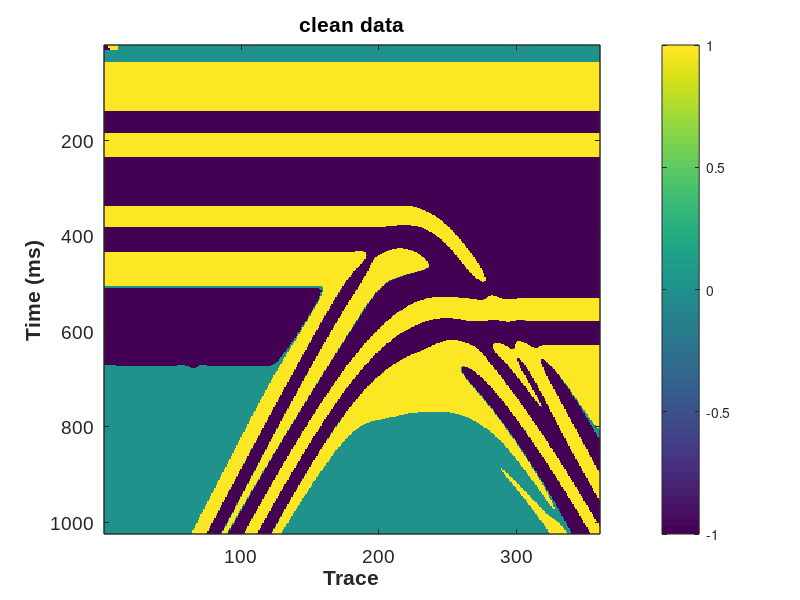
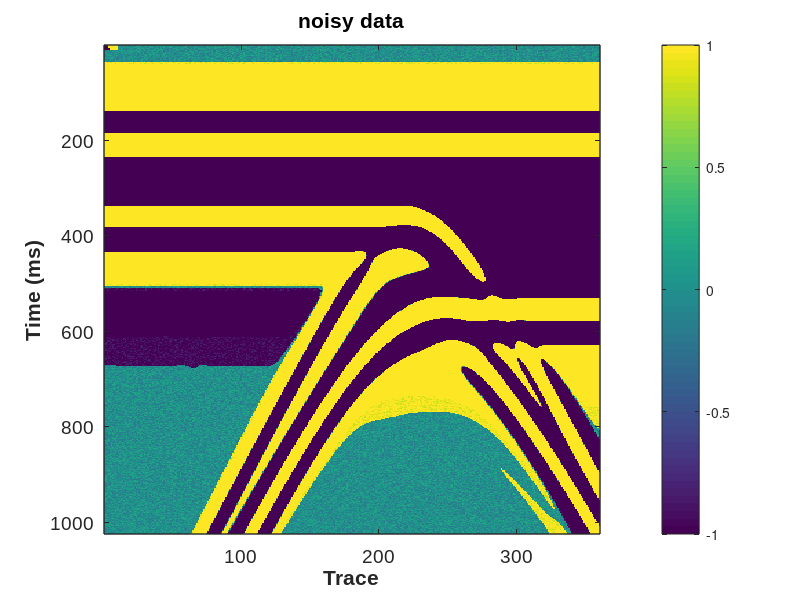

Recreate these plots in MATLAB, in order. (Note: this script raises an error after producing the figures.)
%% Demo for structure-oriented filtering algorithm of 2D data
%
%  The input free parameters of the slope estimation and structural
%  filtering are listed as follows: 
%-------------------------------------------------------------------------
%  1. slope estimation (str_dip2d.m)
%  din: input data for slope estimation
%  niter: number of non-linear iterations (default value 5-10)
%  liter: number of linear iterations (default value 10-20)
%  order: accuracy order of PWD filter (default value 1 or 2)
%  eps_dv: regualrization parameter in the non-linear iteration (default value 0.01)
%  eps_cg: regualrization parameter in the linear iteration (CG) (default value 1)
%  eps_cg: tolerance in the linear iteration (CG) (default value 0.000001)
%  rect:  size of the triangle smoothing operator (default value 5-10)
%  verb: verbosity flag that controls if printing the iteration number of CG (default value 1)
%-------------------------------------------------------------------------
%  2. structural filtering (str_pwsmooth_lop2d.m)
%  dn: noisy data
%  dip: slope field
%  ns: spray radius (smoothing length) (default value 1-4)
%  order: accuracy order of PWD filter (default value 1 or 2)
%  eps: regularization parameter (default value 0.01);
%
% Copyright (c) 2021 by the Society of Exploration Geophysicists.
% You must read and accept usage terms at:
%    https://software.seg.org/disclaimer.txt before use.

%% Generate synthetic data
clear;clc;close all;

% w=str_ricker(30,0.001,0.1);
% t=zeros(300,1000);
% sigma=300;A=100;B=200;
% for i=1:size(t,2)
% k=floor(-A*exp(-(i-size(t,2)/2).^2/sigma.^2)+B);
% if k>0&&k<=size(t,1)
%     t(k,i)=1;
% end
% end
% for i=1:size(t,2)
% data(:,i)=conv(t(:,i),w);
% end
% data=data(:,1:10:end);
% data=data./max(max(data));

% read legacy_originalTrace.dat into data and transpose
data = load('legacy_originalTrace.dat');
data = data';

scnoi=(rand(size(data))*2-1)*0.2;
dn=data+scnoi;


% plot figures
lim1=-1;lim2=1;
x1=100;y1=100;dx=400;dy=500;

figure;imagesc(data);ax = gca;

set(ax, 'CLim', [lim1 lim2]);
set(gcf,'position',[x1,y1,dx,dy]);
colorbar;xlabel('Trace','FontName','Arial','FontWeight','Bold','FontSize',14);
ylabel('Time (ms)','FontName','Arial','FontWeight','Bold','FontSize',14);
set(gca,'FontName','Arial','FontSize',14,'LineWidth',1);
title('clean data');

figure;imagesc(dn);ax = gca;

set(ax, 'CLim', [lim1 lim2]);
set(gcf,'position',[x1,y1,dx,dy]);
colorbar;xlabel('Trace','FontName','Arial','FontWeight','Bold','FontSize',14);
ylabel('Time (ms)','FontName','Arial','FontWeight','Bold','FontSize',14);
set(gca,'FontName','Arial','FontSize',14,'LineWidth',1);
title('noisy data');

%% Slope estimation
dtemp=dn*0;%dtemp is the preprocessed data
for i=1:size(dn,1)
    dtemp(i,:)=smooth(dn(i,:),5);
end

% default parameter values are suitable for most cases
[dip]=str_dip2d(dtemp);

%plot figures
lim1=-1.2;lim2=2.7;
x1=100;y1=100;dx=400;dy=500;
figure;imagesc(dip);colormap(jet);ax = gca;
set(ax, 'CLim', [lim1 lim2]);
set(gcf,'position',[x1,y1,dx,dy]);
colorbar;xlabel('Trace','FontName','Arial','FontWeight','Bold','FontSize',14);
ylabel('Time (ms)','FontName','Arial','FontWeight','Bold','FontSize',14);
set(gca,'FontName','Arial','FontSize',14,'LineWidth',1);
title('slope field');


%% Structural smoothing
r=2;
eps=0.01;
order=2;
% dn is the input noisy data, d1 is the output smoothed data
d1=str_pwsmooth_lop2d(dn,dip,r,order,eps);



%plot figures
lim1=-1;lim2=1;
x1=100;y1=100;dx=400;dy=500;

figure;imagesc(d1);ax = gca;

set(ax, 'CLim', [lim1 lim2]);
set(gcf,'position',[x1,y1,dx,dy]);
colorbar;xlabel('Trace','FontName','Arial','FontWeight','Bold','FontSize',14);
ylabel('Time (ms)','FontName','Arial','FontWeight','Bold','FontSize',14);
set(gca,'FontName','Arial','FontSize',14,'LineWidth',1);
title('denoising result (proposed)');

figure;imagesc(dn-d1);ax = gca;

set(ax, 'CLim', [lim1 lim2]);
set(gcf,'position',[x1,y1,dx,dy]);
colorbar;xlabel('Trace','FontName','Arial','FontWeight','Bold','FontSize',14);
ylabel('Time (ms)','FontName','Arial','FontWeight','Bold','FontSize',14);
set(gca,'FontName','Arial','FontSize',14,'LineWidth',1);
title('removed noise (proposed)');

figure;imagesc(dtemp);ax = gca;

set(ax, 'CLim', [lim1 lim2]);
set(gcf,'position',[x1,y1,dx,dy]);
colorbar;xlabel('Trace','FontName','Arial','FontWeight','Bold','FontSize',14);
ylabel('Time (ms)','FontName','Arial','FontWeight','Bold','FontSize',14);
set(gca,'FontName','Arial','FontSize',14,'LineWidth',1);
title('denoising result (conventional)');

figure;imagesc(dn-dtemp);ax = gca;

set(ax, 'CLim', [lim1 lim2]);
set(gcf,'position',[x1,y1,dx,dy]);
colorbar;xlabel('Trace','FontName','Arial','FontWeight','Bold','FontSize',14);
ylabel('Time (ms)','FontName','Arial','FontWeight','Bold','FontSize',14);
set(gca,'FontName','Arial','FontSize',14,'LineWidth',1);
title('removed noise (conventional)');

snrn=str_snr(data,dn);
snr1=str_snr(data,d1);
snrc=str_snr(data,dtemp);
